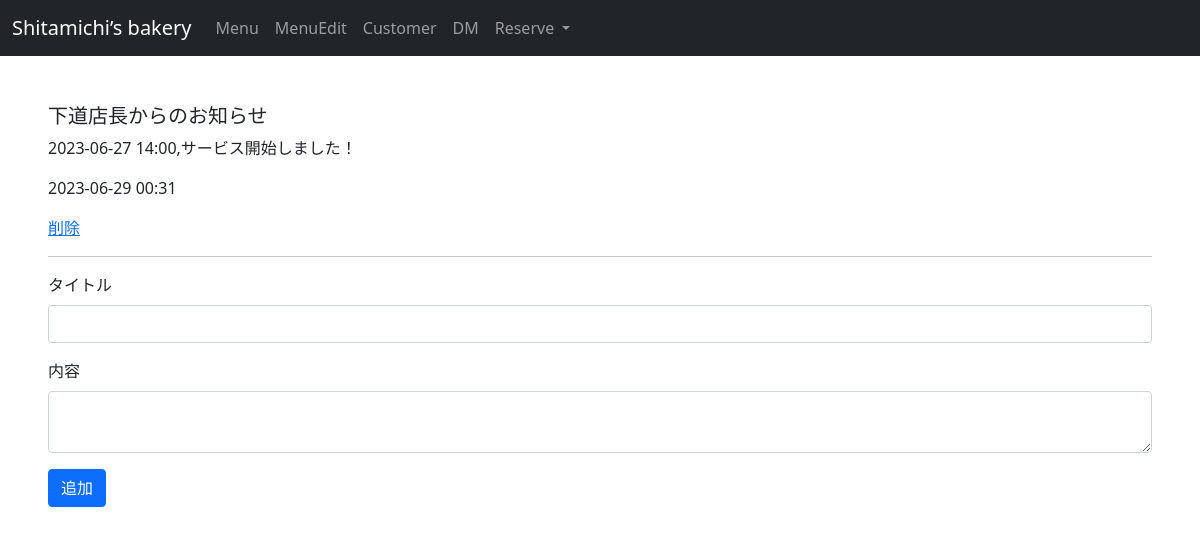
Page /dm_mana.php on the committed database.
### tables this page shows
create table dm (
    dm_id int auto_increment primary key,
    title varchar(100) not null,
    content varchar(500) not null,
    TimeStamp_id TIMESTAMP DEFAULT CURRENT_TIMESTAMP,
    customer_id int,
    foreign key (customer_id) references customer (id)
);

### dm_mana.php (the view, shortened to what this page needs)
<?php require 'header_mana.php'; ?>
<!DOCTYPE html>
<html lang="ja">
<head>
    <link href="https://cdn.jsdelivr.net/npm/bootstrap@5.0.2/dist/css/bootstrap.min.css" rel="stylesheet">
</head>
<body>
<div class="m-5">
    <?php
    foreach ($pdo->query('SELECT * FROM dm ORDER BY dm_id DESC') as $row) {
        echo '<div>';
        echo '<h5>' . $row["title"] . '</h5>';
        echo '<p>' . $row["content"] . '</p>';
        echo '<p>' . date('Y-m-d H:i', strtotime($row["TimeStamp_id"])) . '</p>';
        echo '<a href="?delete=' . $row["dm_id"] . '">削除</a>';
        echo '</div>';
        echo '<hr>';
    }
    ?>
<form method="POST" action="">
        <div class="mb-3">
            <label for="title" class="form-label">タイトル</label>
            <input type="text" class="form-control" id="title" name="title" required>
        </div>
        <div class="mb-3">
            <label for="content" class="form-label">内容</label>
            <textarea class="form-control" id="content" name="content" required></textarea>
        </div>
        <button type="submit" class="btn btn-primary">追加</button>
    </form>
</div>
</body>
</html>

### rows in the picture
dm: title "下道店長からのお知らせ", content "2023-06-27 14:00,サービス開始しました！", TimeStamp "2023-06-29 00:31"
